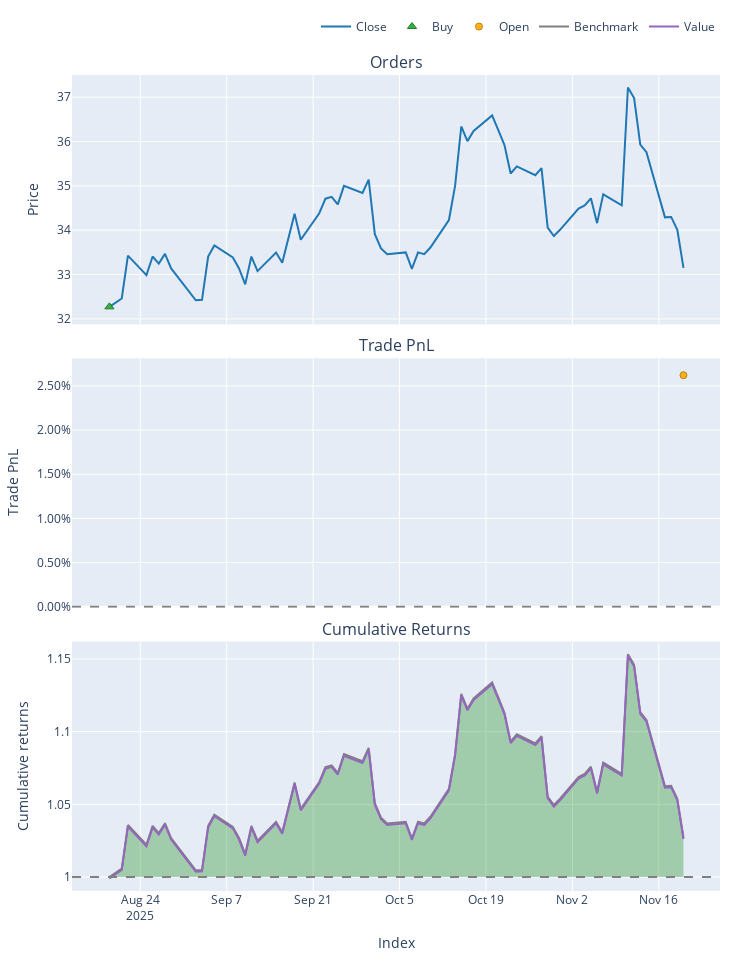

Here is the notebook cell this chart was saved with:
### Code cell
## 2020-2025 

# Load Data
# (Ensure your CSV has columns like 'close', 'rsi', 'sma', etc.)
try:
    data = pd.read_csv('data/processed/CWCO_processed_2024.csv')
    if 'Date' in data.columns:
        data['Date'] = pd.to_datetime(data['Date'])
        data.set_index('Date', inplace=True)
    print("Data loaded successfully.")
except FileNotFoundError:
    print("Error: Data file not found. Check path.")

# Split Train/Test
split_idx = int(len(data) * 0.7)
train_df = data.iloc[:split_idx]
test_df = data.iloc[split_idx:]

# Initialize Trainer
trainer = ModelTrainerRL(config['reinforcement_learning'])

print("Training PPO Agent...")


env_params = config['reinforcement_learning']['environment']

env_train = TradingEnvRL(
    train_df, 
    initial_balance=env_params.get('initial_balance', 10000),
    commission=env_params.get('commission', 0.001),
    lookback_window=env_params.get('lookback_window', 30)
)

result = trainer.train_ppo(env_train)
model = result['model'] 

print("Training Complete.")

print("Generating Agent Predictions on Test Data...")


env_params = config['reinforcement_learning']['environment']


env_test = TradingEnvRL(
    test_df, 
    initial_balance=env_params.get('initial_balance', 100000),
    commission=env_params.get('commission', 0.001),
    lookback_window=env_params.get('lookback_window', 30)
)

obs, _ = env_test.reset()
done = False
actions = []

# Manual Inference Loop
while not done:
    action, _ = model.predict(obs, deterministic=True)
    actions.append(action[0]) 
    obs, _, terminated, truncated, _ = env_test.step(action)
    done = terminated or truncated


#  RUN BACKTEST ---
print("Running Backtest...")


backtester = PortfolioBacktesterRL(env_params) 

portfolio = backtester.run_backtest(
    price_data=test_df['close'], 
    predicted_weights=np.array(actions),
    lookback_window=env_params.get('lookback_window', 30) # Important for data alignment
)
comparison = backtester.compare_with_buy_and_hold_rl()
# Show Metrics
metrics = backtester.get_performance_metrics()
print("\n--- Strategy Performance ---")
for k, v in metrics.items():
    print(f"{k}: {v:.4f}")

# Plot
portfolio.plot().show()
